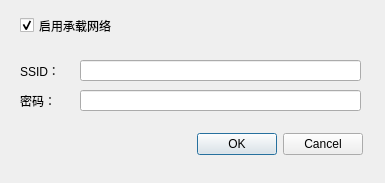
<?xml version="1.0" encoding="UTF-8"?>
<ui version="4.0">
 <class>SettingsDialog</class>
 <widget class="QDialog" name="SettingsDialog">
  <property name="geometry">
   <rect>
    <x>0</x>
    <y>0</y>
    <width>385</width>
    <height>183</height>
   </rect>
  </property>
  <property name="windowTitle">
   <string>无线热点设置</string>
  </property>
  <widget class="QCheckBox" name="checkBoxEnableHostedNetwork">
   <property name="geometry">
    <rect>
     <x>20</x>
     <y>10</y>
     <width>361</width>
     <height>31</height>
    </rect>
   </property>
   <property name="text">
    <string>启用承载网络</string>
   </property>
   <property name="checked">
    <bool>true</bool>
   </property>
  </widget>
  <widget class="QLabel" name="labelSSID">
   <property name="geometry">
    <rect>
     <x>20</x>
     <y>60</y>
     <width>91</width>
     <height>21</height>
    </rect>
   </property>
   <property name="text">
    <string>SSID：</string>
   </property>
  </widget>
  <widget class="QLineEdit" name="lineEditSSID">
   <property name="geometry">
    <rect>
     <x>80</x>
     <y>60</y>
     <width>281</width>
     <height>21</height>
    </rect>
   </property>
   <property name="maxLength">
    <number>32</number>
   </property>
  </widget>
  <widget class="QLabel" name="labelKey">
   <property name="geometry">
    <rect>
     <x>20</x>
     <y>90</y>
     <width>91</width>
     <height>21</height>
    </rect>
   </property>
   <property name="text">
    <string>密码：</string>
   </property>
  </widget>
  <widget class="QLineEdit" name="lineEditKey">
   <property name="geometry">
    <rect>
     <x>80</x>
     <y>90</y>
     <width>281</width>
     <height>21</height>
    </rect>
   </property>
   <property name="maxLength">
    <number>32</number>
   </property>
   <property name="echoMode">
    <enum>QLineEdit::Password</enum>
   </property>
  </widget>
  <widget class="QDialogButtonBox" name="buttonBox">
   <property name="geometry">
    <rect>
     <x>170</x>
     <y>130</y>
     <width>193</width>
     <height>28</height>
    </rect>
   </property>
   <property name="standardButtons">
    <set>QDialogButtonBox::Cancel|QDialogButtonBox::Ok</set>
   </property>
  </widget>
 </widget>
 <resources/>
 <connections>
  <connection>
   <sender>buttonBox</sender>
   <signal>rejected()</signal>
   <receiver>SettingsDialog</receiver>
   <slot>reject()</slot>
   <hints>
    <hint type="sourcelabel">
     <x>266</x>
     <y>133</y>
    </hint>
    <hint type="destinationlabel">
     <x>192</x>
     <y>88</y>
    </hint>
   </hints>
  </connection>
 </connections>
</ui>
